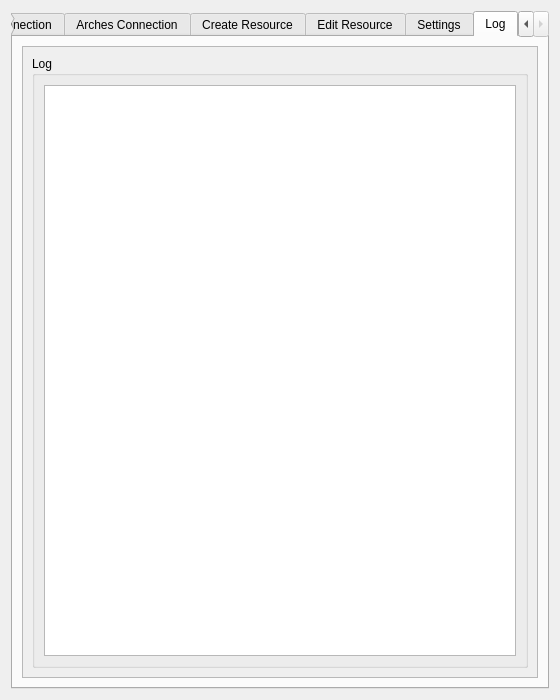
<?xml version="1.0" encoding="UTF-8"?>
<ui version="4.0">
 <class>ArchesProjectDialogBase</class>
 <widget class="QDialog" name="ArchesProjectDialogBase">
  <property name="enabled">
   <bool>true</bool>
  </property>
  <property name="geometry">
   <rect>
    <x>0</x>
    <y>0</y>
    <width>560</width>
    <height>700</height>
   </rect>
  </property>
  <property name="windowTitle">
   <string>Arches Project</string>
  </property>
  <property name="windowIcon">
   <iconset>
    <normaloff>icons/arches_transparent_bg.png</normaloff>icons/arches_transparent_bg.png</iconset>
  </property>
  <property name="modal">
   <bool>false</bool>
  </property>
  <layout class="QVBoxLayout" name="verticalLayout_15">
   <item>
    <widget class="QTabWidget" name="tabWidget">
     <property name="enabled">
      <bool>true</bool>
     </property>
     <property name="font">
      <font>
       <bold>false</bold>
      </font>
     </property>
     <property name="currentIndex">
      <number>5</number>
     </property>
     <property name="usesScrollButtons">
      <bool>true</bool>
     </property>
     <property name="documentMode">
      <bool>false</bool>
     </property>
     <widget class="QWidget" name="connection">
      <property name="font">
       <font>
        <bold>false</bold>
       </font>
      </property>
      <attribute name="title">
       <string>Arches Connection</string>
      </attribute>
      <layout class="QVBoxLayout" name="verticalLayout_2">
       <item>
        <widget class="QScrollArea" name="scrollArea">
         <property name="enabled">
          <bool>true</bool>
         </property>
         <property name="widgetResizable">
          <bool>true</bool>
         </property>
         <widget class="QWidget" name="scrollAreaWidgetContents">
          <property name="geometry">
           <rect>
            <x>0</x>
            <y>0</y>
            <width>492</width>
            <height>658</height>
           </rect>
          </property>
          <layout class="QVBoxLayout" name="verticalLayout_3">
           <item>
            <widget class="QGroupBox" name="groupBox">
             <property name="font">
              <font>
               <bold>false</bold>
              </font>
             </property>
             <property name="title">
              <string>Arches Connection Details</string>
             </property>
             <property name="flat">
              <bool>false</bool>
             </property>
             <property name="checkable">
              <bool>false</bool>
             </property>
             <layout class="QVBoxLayout" name="verticalLayout_4">
              <item>
               <widget class="QFrame" name="frame">
                <property name="frameShape">
                 <enum>QFrame::StyledPanel</enum>
                </property>
                <property name="frameShadow">
                 <enum>QFrame::Raised</enum>
                </property>
                <layout class="QVBoxLayout" name="verticalLayout_5">
                 <item>
                  <widget class="QFrame" name="frame_4">
                   <property name="frameShape">
                    <enum>QFrame::StyledPanel</enum>
                   </property>
                   <property name="frameShadow">
                    <enum>QFrame::Raised</enum>
                   </property>
                   <layout class="QVBoxLayout" name="verticalLayout_6">
                    <item>
                     <widget class="QLabel" name="label">
                      <property name="text">
                       <string>Arches Server e.g. http://arches-server.com</string>
                      </property>
                     </widget>
                    </item>
                    <item>
                     <widget class="QLineEdit" name="arches_server_input"/>
                    </item>
                   </layout>
                  </widget>
                 </item>
                 <item>
                  <widget class="QFrame" name="frame_3">
                   <property name="frameShape">
                    <enum>QFrame::StyledPanel</enum>
                   </property>
                   <property name="frameShadow">
                    <enum>QFrame::Raised</enum>
                   </property>
                   <layout class="QVBoxLayout" name="verticalLayout_7">
                    <item>
                     <widget class="QLabel" name="label_2">
                      <property name="text">
                       <string>Username</string>
                      </property>
                     </widget>
                    </item>
                    <item>
                     <widget class="QLineEdit" name="username_input"/>
                    </item>
                   </layout>
                  </widget>
                 </item>
                 <item>
                  <widget class="QFrame" name="frame_5">
                   <property name="frameShape">
                    <enum>QFrame::StyledPanel</enum>
                   </property>
                   <property name="frameShadow">
                    <enum>QFrame::Raised</enum>
                   </property>
                   <layout class="QVBoxLayout" name="verticalLayout_8">
                    <item>
                     <widget class="QLabel" name="label_3">
                      <property name="text">
                       <string>Password</string>
                      </property>
                     </widget>
                    </item>
                    <item>
                     <widget class="QLineEdit" name="password_input">
                      <property name="text">
                       <string/>
                      </property>
                      <property name="echoMode">
                       <enum>QLineEdit::Password</enum>
                      </property>
                      <property name="clearButtonEnabled">
                       <bool>false</bool>
                      </property>
                     </widget>
                    </item>
                   </layout>
                  </widget>
                 </item>
                </layout>
               </widget>
              </item>
              <item>
               <spacer name="horizontalSpacer">
                <property name="orientation">
                 <enum>Qt::Horizontal</enum>
                </property>
                <property name="sizeHint" stdset="0">
                 <size>
                  <width>40</width>
                  <height>20</height>
                 </size>
                </property>
               </spacer>
              </item>
              <item>
               <widget class="QFrame" name="connectionButtons">
                <property name="frameShape">
                 <enum>QFrame::StyledPanel</enum>
                </property>
                <property name="frameShadow">
                 <enum>QFrame::Raised</enum>
                </property>
                <layout class="QHBoxLayout" name="horizontalLayout">
                 <item>
                  <spacer name="horizontalSpacer_3">
                   <property name="orientation">
                    <enum>Qt::Horizontal</enum>
                   </property>
                   <property name="sizeHint" stdset="0">
                    <size>
                     <width>40</width>
                     <height>20</height>
                    </size>
                   </property>
                  </spacer>
                 </item>
                 <item>
                  <widget class="QPushButton" name="btnSave">
                   <property name="text">
                    <string>Connect</string>
                   </property>
                  </widget>
                 </item>
                 <item>
                  <spacer name="horizontalSpacer_4">
                   <property name="orientation">
                    <enum>Qt::Horizontal</enum>
                   </property>
                   <property name="sizeHint" stdset="0">
                    <size>
                     <width>40</width>
                     <height>20</height>
                    </size>
                   </property>
                  </spacer>
                 </item>
                </layout>
               </widget>
              </item>
             </layout>
            </widget>
           </item>
           <item>
            <widget class="QFrame" name="frame_2">
             <property name="frameShape">
              <enum>QFrame::StyledPanel</enum>
             </property>
             <property name="frameShadow">
              <enum>QFrame::Raised</enum>
             </property>
             <layout class="QVBoxLayout" name="verticalLayout_9">
              <item>
               <widget class="QLabel" name="label_4">
                <property name="font">
                 <font>
                  <bold>false</bold>
                 </font>
                </property>
                <property name="text">
                 <string>Connection Status</string>
                </property>
               </widget>
              </item>
              <item>
               <widget class="QTextEdit" name="connection_status">
                <property name="enabled">
                 <bool>true</bool>
                </property>
                <property name="readOnly">
                 <bool>true</bool>
                </property>
               </widget>
              </item>
             </layout>
            </widget>
           </item>
          </layout>
         </widget>
        </widget>
       </item>
      </layout>
     </widget>
     <widget class="QWidget" name="connected">
      <attribute name="title">
       <string>Arches Connection</string>
      </attribute>
      <layout class="QVBoxLayout" name="verticalLayout_29">
       <item>
        <widget class="QScrollArea" name="scrollArea_5">
         <property name="widgetResizable">
          <bool>true</bool>
         </property>
         <widget class="QWidget" name="scrollAreaWidgetContents_5">
          <property name="geometry">
           <rect>
            <x>0</x>
            <y>0</y>
            <width>492</width>
            <height>658</height>
           </rect>
          </property>
          <layout class="QVBoxLayout" name="verticalLayout_28">
           <item>
            <widget class="QGroupBox" name="groupBox_5">
             <property name="title">
              <string>Arches Connection</string>
             </property>
             <layout class="QVBoxLayout" name="verticalLayout_27">
              <item>
               <widget class="QFrame" name="frame_16">
                <property name="frameShape">
                 <enum>QFrame::StyledPanel</enum>
                </property>
                <property name="frameShadow">
                 <enum>QFrame::Raised</enum>
                </property>
                <layout class="QVBoxLayout" name="verticalLayout_30">
                 <item>
                  <widget class="QLabel" name="loginSuccess">
                   <property name="text">
                    <string>You have successfully logged in!</string>
                   </property>
                  </widget>
                 </item>
                 <item>
                  <widget class="QFrame" name="archesUserFrame">
                   <property name="frameShape">
                    <enum>QFrame::StyledPanel</enum>
                   </property>
                   <property name="frameShadow">
                    <enum>QFrame::Raised</enum>
                   </property>
                   <layout class="QVBoxLayout" name="verticalLayout_32">
                    <item>
                     <widget class="QLabel" name="displayUser">
                      <property name="text">
                       <string>text to display user</string>
                      </property>
                     </widget>
                    </item>
                   </layout>
                  </widget>
                 </item>
                 <item>
                  <widget class="QFrame" name="archesURLFrame">
                   <property name="frameShape">
                    <enum>QFrame::StyledPanel</enum>
                   </property>
                   <property name="frameShadow">
                    <enum>QFrame::Raised</enum>
                   </property>
                   <layout class="QVBoxLayout" name="verticalLayout_33">
                    <item>
                     <widget class="QLabel" name="displayArchesURL">
                      <property name="text">
                       <string>arches URL</string>
                      </property>
                     </widget>
                    </item>
                   </layout>
                  </widget>
                 </item>
                 <item>
                  <spacer name="verticalSpacer_6">
                   <property name="orientation">
                    <enum>Qt::Vertical</enum>
                   </property>
                   <property name="sizeType">
                    <enum>QSizePolicy::Fixed</enum>
                   </property>
                   <property name="sizeHint" stdset="0">
                    <size>
                     <width>20</width>
                     <height>40</height>
                    </size>
                   </property>
                  </spacer>
                 </item>
                 <item>
                  <widget class="QFrame" name="logoutFrame">
                   <property name="frameShape">
                    <enum>QFrame::StyledPanel</enum>
                   </property>
                   <property name="frameShadow">
                    <enum>QFrame::Raised</enum>
                   </property>
                   <layout class="QHBoxLayout" name="horizontalLayout_5">
                    <item>
                     <spacer name="horizontalSpacer_10">
                      <property name="orientation">
                       <enum>Qt::Horizontal</enum>
                      </property>
                      <property name="sizeHint" stdset="0">
                       <size>
                        <width>169</width>
                        <height>20</height>
                       </size>
                      </property>
                     </spacer>
                    </item>
                    <item>
                     <widget class="QPushButton" name="btnReset">
                      <property name="text">
                       <string>Logout</string>
                      </property>
                     </widget>
                    </item>
                    <item>
                     <spacer name="horizontalSpacer_11">
                      <property name="orientation">
                       <enum>Qt::Horizontal</enum>
                      </property>
                      <property name="sizeHint" stdset="0">
                       <size>
                        <width>169</width>
                        <height>20</height>
                       </size>
                      </property>
                     </spacer>
                    </item>
                   </layout>
                  </widget>
                 </item>
                 <item>
                  <spacer name="verticalSpacer_5">
                   <property name="orientation">
                    <enum>Qt::Vertical</enum>
                   </property>
                   <property name="sizeHint" stdset="0">
                    <size>
                     <width>20</width>
                     <height>40</height>
                    </size>
                   </property>
                  </spacer>
                 </item>
                </layout>
               </widget>
              </item>
             </layout>
            </widget>
           </item>
          </layout>
         </widget>
        </widget>
       </item>
      </layout>
     </widget>
     <widget class="QWidget" name="createResource">
      <attribute name="title">
       <string>Create Resource</string>
      </attribute>
      <layout class="QVBoxLayout" name="verticalLayout">
       <item>
        <widget class="QScrollArea" name="scrollArea_2">
         <property name="widgetResizable">
          <bool>true</bool>
         </property>
         <widget class="QWidget" name="scrollAreaWidgetContents_2">
          <property name="geometry">
           <rect>
            <x>0</x>
            <y>0</y>
            <width>492</width>
            <height>658</height>
           </rect>
          </property>
          <layout class="QVBoxLayout" name="verticalLayout_11">
           <item>
            <widget class="QGroupBox" name="groupBox_2">
             <property name="title">
              <string>Create New Arches Resource</string>
             </property>
             <layout class="QVBoxLayout" name="verticalLayout_14">
              <item>
               <widget class="QFrame" name="frame_7">
                <property name="frameShape">
                 <enum>QFrame::StyledPanel</enum>
                </property>
                <property name="frameShadow">
                 <enum>QFrame::Raised</enum>
                </property>
                <layout class="QVBoxLayout" name="verticalLayout_10">
                 <item>
                  <widget class="QFrame" name="frame_9">
                   <property name="frameShape">
                    <enum>QFrame::StyledPanel</enum>
                   </property>
                   <property name="frameShadow">
                    <enum>QFrame::Raised</enum>
                   </property>
                   <layout class="QVBoxLayout" name="verticalLayout_16">
                    <item>
                     <widget class="QLabel" name="label_6">
                      <property name="text">
                       <string>Select Arches Resource Model</string>
                      </property>
                     </widget>
                    </item>
                    <item>
                     <widget class="QComboBox" name="createResModelSelect"/>
                    </item>
                   </layout>
                  </widget>
                 </item>
                 <item>
                  <widget class="QFrame" name="geometryNodeSelectFrame">
                   <property name="enabled">
                    <bool>true</bool>
                   </property>
                   <property name="frameShape">
                    <enum>QFrame::StyledPanel</enum>
                   </property>
                   <property name="frameShadow">
                    <enum>QFrame::Raised</enum>
                   </property>
                   <layout class="QVBoxLayout" name="verticalLayout_18">
                    <item>
                     <widget class="QLabel" name="selectGeomNodeLabel">
                      <property name="text">
                       <string>Select Geometry Node</string>
                      </property>
                     </widget>
                    </item>
                    <item>
                     <widget class="QComboBox" name="geometryNodeSelect"/>
                    </item>
                   </layout>
                  </widget>
                 </item>
                 <item>
                  <widget class="QFrame" name="frame_10">
                   <property name="frameShape">
                    <enum>QFrame::StyledPanel</enum>
                   </property>
                   <property name="frameShadow">
                    <enum>QFrame::Raised</enum>
                   </property>
                   <layout class="QVBoxLayout" name="verticalLayout_17">
                    <item>
                     <widget class="QLabel" name="label_7">
                      <property name="text">
                       <string>Select Feature(s) to Upload</string>
                      </property>
                     </widget>
                    </item>
                    <item>
                     <widget class="QComboBox" name="createResFeatureSelect"/>
                    </item>
                   </layout>
                  </widget>
                 </item>
                </layout>
               </widget>
              </item>
              <item>
               <spacer name="horizontalSpacer_6">
                <property name="orientation">
                 <enum>Qt::Horizontal</enum>
                </property>
                <property name="sizeHint" stdset="0">
                 <size>
                  <width>40</width>
                  <height>20</height>
                 </size>
                </property>
               </spacer>
              </item>
              <item>
               <widget class="QFrame" name="frame_11">
                <property name="frameShape">
                 <enum>QFrame::StyledPanel</enum>
                </property>
                <property name="frameShadow">
                 <enum>QFrame::Raised</enum>
                </property>
                <layout class="QHBoxLayout" name="horizontalLayout_3">
                 <item>
                  <spacer name="horizontalSpacer_2">
                   <property name="orientation">
                    <enum>Qt::Horizontal</enum>
                   </property>
                   <property name="sizeHint" stdset="0">
                    <size>
                     <width>40</width>
                     <height>20</height>
                    </size>
                   </property>
                  </spacer>
                 </item>
                 <item>
                  <widget class="QPushButton" name="addNewRes">
                   <property name="text">
                    <string>Create resource</string>
                   </property>
                  </widget>
                 </item>
                 <item>
                  <spacer name="horizontalSpacer_5">
                   <property name="orientation">
                    <enum>Qt::Horizontal</enum>
                   </property>
                   <property name="sizeHint" stdset="0">
                    <size>
                     <width>40</width>
                     <height>20</height>
                    </size>
                   </property>
                  </spacer>
                 </item>
                </layout>
               </widget>
              </item>
             </layout>
            </widget>
           </item>
           <item>
            <spacer name="verticalSpacer">
             <property name="orientation">
              <enum>Qt::Vertical</enum>
             </property>
             <property name="sizeType">
              <enum>QSizePolicy::Fixed</enum>
             </property>
             <property name="sizeHint" stdset="0">
              <size>
               <width>20</width>
               <height>20</height>
              </size>
             </property>
            </spacer>
           </item>
           <item>
            <widget class="QFrame" name="frame_6">
             <property name="frameShape">
              <enum>QFrame::StyledPanel</enum>
             </property>
             <property name="frameShadow">
              <enum>QFrame::Raised</enum>
             </property>
             <layout class="QVBoxLayout" name="verticalLayout_12">
              <item>
               <widget class="QTextEdit" name="createResOutputBox">
                <property name="readOnly">
                 <bool>true</bool>
                </property>
               </widget>
              </item>
             </layout>
            </widget>
           </item>
           <item>
            <spacer name="verticalSpacer_2">
             <property name="orientation">
              <enum>Qt::Vertical</enum>
             </property>
             <property name="sizeHint" stdset="0">
              <size>
               <width>20</width>
               <height>40</height>
              </size>
             </property>
            </spacer>
           </item>
          </layout>
         </widget>
        </widget>
       </item>
      </layout>
     </widget>
     <widget class="QWidget" name="editResource">
      <attribute name="title">
       <string>Edit Resource</string>
      </attribute>
      <layout class="QVBoxLayout" name="verticalLayout_19">
       <item>
        <widget class="QScrollArea" name="scrollArea_3">
         <property name="widgetResizable">
          <bool>true</bool>
         </property>
         <widget class="QWidget" name="scrollAreaWidgetContents_4">
          <property name="geometry">
           <rect>
            <x>0</x>
            <y>0</y>
            <width>492</width>
            <height>658</height>
           </rect>
          </property>
          <layout class="QVBoxLayout" name="verticalLayout_13">
           <item>
            <widget class="QGroupBox" name="groupBox_3">
             <property name="title">
              <string>Edit Existing Arches Resource</string>
             </property>
             <layout class="QVBoxLayout" name="verticalLayout_20">
              <item>
               <widget class="QFrame" name="frame_8">
                <property name="frameShape">
                 <enum>QFrame::StyledPanel</enum>
                </property>
                <property name="frameShadow">
                 <enum>QFrame::Raised</enum>
                </property>
                <layout class="QVBoxLayout" name="verticalLayout_22">
                 <item>
                  <widget class="QLabel" name="label_5">
                   <property name="text">
                    <string>Selected Resource</string>
                   </property>
                  </widget>
                 </item>
                 <item>
                  <widget class="QLineEdit" name="selectedResUUID">
                   <property name="readOnly">
                    <bool>true</bool>
                   </property>
                  </widget>
                 </item>
                 <item>
                  <widget class="QTableWidget" name="selectedResAttributeTable">
                   <property name="editTriggers">
                    <set>QAbstractItemView::NoEditTriggers</set>
                   </property>
                   <attribute name="horizontalHeaderStretchLastSection">
                    <bool>true</bool>
                   </attribute>
                  </widget>
                 </item>
                </layout>
               </widget>
              </item>
              <item>
               <spacer name="horizontalSpacer_9">
                <property name="orientation">
                 <enum>Qt::Horizontal</enum>
                </property>
                <property name="sizeHint" stdset="0">
                 <size>
                  <width>40</width>
                  <height>20</height>
                 </size>
                </property>
               </spacer>
              </item>
              <item>
               <widget class="QFrame" name="frame_12">
                <property name="frameShape">
                 <enum>QFrame::StyledPanel</enum>
                </property>
                <property name="frameShadow">
                 <enum>QFrame::Raised</enum>
                </property>
                <layout class="QVBoxLayout" name="verticalLayout_21">
                 <item>
                  <widget class="QLabel" name="label_8">
                   <property name="text">
                    <string>Select New Feature(s)</string>
                   </property>
                  </widget>
                 </item>
                 <item>
                  <widget class="QComboBox" name="editResSelectFeatures"/>
                 </item>
                 <item>
                  <widget class="QFrame" name="frame_13">
                   <property name="frameShape">
                    <enum>QFrame::StyledPanel</enum>
                   </property>
                   <property name="frameShadow">
                    <enum>QFrame::Raised</enum>
                   </property>
                   <layout class="QHBoxLayout" name="horizontalLayout_2">
                    <item>
                     <spacer name="horizontalSpacer_7">
                      <property name="orientation">
                       <enum>Qt::Horizontal</enum>
                      </property>
                      <property name="sizeHint" stdset="0">
                       <size>
                        <width>40</width>
                        <height>20</height>
                       </size>
                      </property>
                     </spacer>
                    </item>
                    <item>
                     <widget class="QPushButton" name="addEditRes">
                      <property name="text">
                       <string>Add geometry</string>
                      </property>
                     </widget>
                    </item>
                    <item>
                     <widget class="QPushButton" name="replaceEditRes">
                      <property name="text">
                       <string>Replace geometry</string>
                      </property>
                     </widget>
                    </item>
                    <item>
                     <spacer name="horizontalSpacer_8">
                      <property name="orientation">
                       <enum>Qt::Horizontal</enum>
                      </property>
                      <property name="sizeHint" stdset="0">
                       <size>
                        <width>40</width>
                        <height>20</height>
                       </size>
                      </property>
                     </spacer>
                    </item>
                   </layout>
                  </widget>
                 </item>
                </layout>
               </widget>
              </item>
              <item>
               <spacer name="verticalSpacer_3">
                <property name="orientation">
                 <enum>Qt::Vertical</enum>
                </property>
                <property name="sizeHint" stdset="0">
                 <size>
                  <width>20</width>
                  <height>40</height>
                 </size>
                </property>
               </spacer>
              </item>
             </layout>
            </widget>
           </item>
          </layout>
         </widget>
        </widget>
       </item>
      </layout>
     </widget>
     <widget class="QWidget" name="settings">
      <attribute name="title">
       <string>Settings</string>
      </attribute>
      <layout class="QVBoxLayout" name="verticalLayout_23">
       <item>
        <widget class="QScrollArea" name="scrollArea_4">
         <property name="widgetResizable">
          <bool>true</bool>
         </property>
         <widget class="QWidget" name="scrollAreaWidgetContents_3">
          <property name="geometry">
           <rect>
            <x>0</x>
            <y>0</y>
            <width>492</width>
            <height>658</height>
           </rect>
          </property>
          <layout class="QHBoxLayout" name="horizontalLayout_4">
           <item>
            <widget class="QGroupBox" name="groupBox_4">
             <property name="title">
              <string>Settings</string>
             </property>
             <layout class="QVBoxLayout" name="verticalLayout_24">
              <item>
               <widget class="QFrame" name="frame_14">
                <property name="frameShape">
                 <enum>QFrame::StyledPanel</enum>
                </property>
                <property name="frameShadow">
                 <enum>QFrame::Raised</enum>
                </property>
                <layout class="QVBoxLayout" name="verticalLayout_26">
                 <item>
                  <widget class="QFrame" name="frame_15">
                   <property name="frameShape">
                    <enum>QFrame::StyledPanel</enum>
                   </property>
                   <property name="frameShadow">
                    <enum>QFrame::Raised</enum>
                   </property>
                   <layout class="QVBoxLayout" name="verticalLayout_25">
                    <item>
                     <widget class="QCheckBox" name="useStylesheetCheckbox">
                      <property name="enabled">
                       <bool>true</bool>
                      </property>
                      <property name="text">
                       <string>Use Arches theme</string>
                      </property>
                     </widget>
                    </item>
                   </layout>
                  </widget>
                 </item>
                 <item>
                  <widget class="QFrame" name="frame_17">
                   <property name="frameShape">
                    <enum>QFrame::StyledPanel</enum>
                   </property>
                   <property name="frameShadow">
                    <enum>QFrame::Raised</enum>
                   </property>
                   <layout class="QVBoxLayout" name="verticalLayout_34">
                    <item>
                     <widget class="QCheckBox" name="hidePostgresLayers">
                      <property name="text">
                       <string>Hide PostgreSQL layers</string>
                      </property>
                     </widget>
                    </item>
                   </layout>
                  </widget>
                 </item>
                 <item>
                  <widget class="QFrame" name="frame_18">
                   <property name="frameShape">
                    <enum>QFrame::StyledPanel</enum>
                   </property>
                   <property name="frameShadow">
                    <enum>QFrame::Raised</enum>
                   </property>
                   <layout class="QVBoxLayout" name="verticalLayout_38">
                    <item>
                     <widget class="QCheckBox" name="enableLoggingCheckbox">
                      <property name="text">
                       <string>Enable logging</string>
                      </property>
                     </widget>
                    </item>
                   </layout>
                  </widget>
                 </item>
                 <item>
                  <spacer name="verticalSpacer_4">
                   <property name="orientation">
                    <enum>Qt::Vertical</enum>
                   </property>
                   <property name="sizeHint" stdset="0">
                    <size>
                     <width>20</width>
                     <height>40</height>
                    </size>
                   </property>
                  </spacer>
                 </item>
                </layout>
               </widget>
              </item>
             </layout>
            </widget>
           </item>
          </layout>
         </widget>
        </widget>
       </item>
      </layout>
     </widget>
     <widget class="QWidget" name="log">
      <attribute name="title">
       <string>Log</string>
      </attribute>
      <layout class="QVBoxLayout" name="verticalLayout_37">
       <item>
        <widget class="QScrollArea" name="scrollArea_6">
         <property name="widgetResizable">
          <bool>true</bool>
         </property>
         <widget class="QWidget" name="scrollAreaWidgetContents_6">
          <property name="geometry">
           <rect>
            <x>0</x>
            <y>0</y>
            <width>518</width>
            <height>632</height>
           </rect>
          </property>
          <layout class="QVBoxLayout" name="verticalLayout_35">
           <item>
            <widget class="QGroupBox" name="groupBox_6">
             <property name="title">
              <string>Log</string>
             </property>
             <layout class="QVBoxLayout" name="verticalLayout_36">
              <item>
               <widget class="QTextEdit" name="textEdit">
                <property name="readOnly">
                 <bool>true</bool>
                </property>
               </widget>
              </item>
             </layout>
            </widget>
           </item>
          </layout>
         </widget>
        </widget>
       </item>
      </layout>
     </widget>
    </widget>
   </item>
  </layout>
 </widget>
 <resources/>
 <connections/>
</ui>
